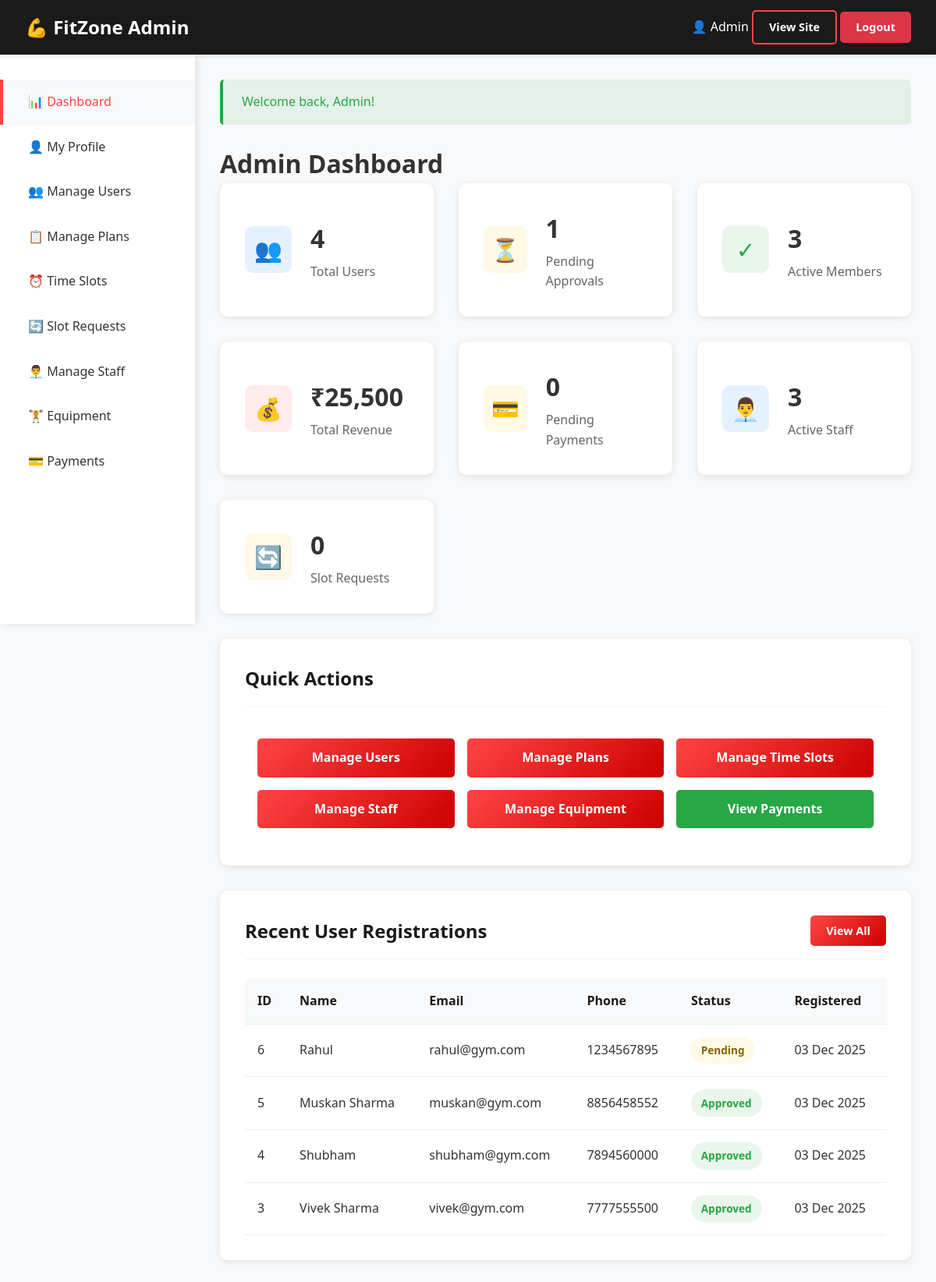
Page /admin/dashboard.php (signed in) on the committed database.
### tables this page shows
CREATE TABLE `users` (
  `id` int(11) NOT NULL,
  `name` varchar(100) NOT NULL,
  `email` varchar(100) NOT NULL,
  `phone` varchar(15) DEFAULT NULL,
  `gender` enum('male','female','other') DEFAULT NULL,
  `profile_image` varchar(255) DEFAULT NULL,
  `password` varchar(255) NOT NULL,
  `role` enum('admin','user') DEFAULT 'user',
  `status` enum('pending','approved','blocked') DEFAULT 'pending',
  `created_at` timestamp NOT NULL DEFAULT current_timestamp(),
  `updated_at` timestamp NOT NULL DEFAULT current_timestamp() ON UPDATE current_timestamp()
);

### admin/dashboard.php (the view, shortened to what this page needs)
<?php
require_once '../includes/functions.php';
$db = getDB();
$totalUsers = $db->query("SELECT COUNT(*) as count FROM users WHERE role = 'user'")->fetch_assoc()['count'];
$pendingUsers = $db->query("SELECT COUNT(*) as count FROM users WHERE role = 'user' AND status = 'pending'")->fetch_assoc()['count'];
$activeMembers = $db->query("SELECT COUNT(*) as count FROM members WHERE status = 'active'")->fetch_assoc()['count'];
$totalRevenue = $db->query("SELECT SUM(amount) as total FROM payments WHERE status = 'paid'")->fetch_assoc()['total'] ?? 0;
$pendingPayments = $db->query("SELECT COUNT(*) as count FROM payments WHERE status = 'pending'")->fetch_assoc()['count'];
$totalStaff = $db->query("SELECT COUNT(*) as count FROM staff WHERE status = 'active'")->fetch_assoc()['count'];
$pendingSlotRequests = $db->query("SELECT COUNT(*) as count FROM slot_requests WHERE status = 'pending'")->fetch_assoc()['count'];
$recentUsers = $db->query("SELECT * FROM users WHERE role = 'user' ORDER BY created_at DESC LIMIT 5")->fetch_all(MYSQLI_ASSOC);
?>
<!DOCTYPE html>
<html lang="en">
<head>
    <link rel="stylesheet" href="../assets/css/style.css">
</head>
<body class="dashboard">
    <?php include 'includes/header.php'; ?>
    <?php include 'includes/sidebar.php'; ?>
    <main class="dashboard-content">
        <h1>Admin Dashboard</h1>
        <div class="stats-grid">
            <div class="stat-card">
                <div class="stat-icon blue">👥</div>
                <div class="stat-info">
                    <h3><?php echo $totalUsers; ?></h3>
                    <p>Total Users</p>
                </div>
            </div>
            <div class="stat-card">
                <div class="stat-icon yellow">⏳</div>
                <div class="stat-info">
                    <h3><?php echo $pendingUsers; ?></h3>
                    <p>Pending Approvals</p>
                </div>
            </div>
            <div class="stat-card">
                <div class="stat-icon green">✓</div>
                <div class="stat-info">
                    <h3><?php echo $activeMembers; ?></h3>
                    <p>Active Members</p>
                </div>
            </div>
            <div class="stat-card">
                <div class="stat-icon red">💰</div>
                <div class="stat-info">
                    <h3>₹<?php echo number_format($totalRevenue, 0); ?></h3>
                    <p>Total Revenue</p>
                </div>
            </div>
            <div class="stat-card">
                <div class="stat-icon yellow">💳</div>
                <div class="stat-info">
                    <h3><?php echo $pendingPayments; ?></h3>
                    <p>Pending Payments</p>
                </div>
            </div>
            <div class="stat-card">
                <div class="stat-icon blue">👨‍💼</div>
                <div class="stat-info">
                    <h3><?php echo $totalStaff; ?></h3>
                    <p>Active Staff</p>
                </div>
            </div>
            <div class="stat-card">
                <div class="stat-icon yellow">🔄</div>
                <div class="stat-info">
                    <h3><?php echo $pendingSlotRequests; ?></h3>
                    <p>Slot Requests</p>
                </div>
            </div>
        </div>
        <div class="card">
            <div class="card-header">
                <h3>Quick Actions</h3>
            </div>
            <div class="quick-actions-grid">
                <a href="manage_users.php" class="btn btn-primary">Manage Users</a>
                <a href="manage_plans.php" class="btn btn-primary">Manage Plans</a>
                <a href="manage_slots.php" class="btn btn-primary">Manage Time Slots</a>
                <a href="manage_staff.php" class="btn btn-primary">Manage Staff</a>
                <a href="manage_equipment.php" class="btn btn-primary">Manage Equipment</a>
                <a href="payments.php" class="btn btn-success">View Payments</a>
            </div>
        </div>
        <div class="card">
            <div class="card-header">
                <h3>Recent User Registrations</h3>
                <a href="manage_users.php" class="btn btn-sm btn-primary">View All</a>
            </div>
            <div class="table-responsive">
                <table>
                    <thead>
                        <tr>
                            <th>ID</th>
                            <th>Name</th>
                            <th>Email</th>
                            <th>Phone</th>
                            <th>Status</th>
                            <th>Registered</th>
                        </tr>
                    </thead>
                    <tbody>
                        <?php if (!empty($recentUsers)): ?>
                            <?php foreach ($recentUsers as $user): ?>
                                <tr>
                                    <td><?php echo $user['id']; ?></td>
                                    <td><?php echo htmlspecialchars($user['name']); ?></td>
                                    <td><?php echo htmlspecialchars($user['email']); ?></td>
                                    <td><?php echo htmlspecialchars($user['phone']); ?></td>
                                    <td>
                                        <?php if ($user['status'] === 'approved'): ?>
                                            <span class="badge badge-success">Approved</span>
                                        <?php elseif ($user['status'] === 'pending'): ?>
                                            <span class="badge badge-warning">Pending</span>
                                        <?php else: ?>
                                            <span class="badge badge-danger">Blocked</span>
                                        <?php endif; ?>
                                    </td>
                                    <td><?php echo formatDate($user['created_at']); ?></td>
                                </tr>
                            <?php endforeach; ?>
                        <?php else: ?>
                            <tr>
                                <td colspan="6" style="text-align: center;">No recent registrations</td>
                            </tr>
                        <?php endif; ?>
                    </tbody>
                </table>
            </div>
        </div>
    </main>
</body>
</html>

### assets/css/style.css (style rules this page uses)
:root { --primary-color: #ff4444; --secondary-color: #1a1a1a; --text-light: #ffffff; --text-dark: #333333; --bg-light: #f8f9fa; --bg-dark: #222222; --accent-color: #ffd700; --success-color: #28a745; --danger-color: #dc3545; --warning-color: #ffc107; }
* { margin: 0; padding: 0; box-sizing: border-box; scroll-behavior: smooth; }
body { font-family: 'Segoe UI', Tahoma, Geneva, Verdana, sans-serif; line-height: 1.6; color: var(--text-dark); overflow-x: hidden; }
.btn { display: inline-block; padding: 12px 30px; text-decoration: none; border-radius: 5px; font-weight: 600; transition: all 0.3s ease; cursor: pointer; border: none; font-size: 1rem; }
.btn-primary { background: linear-gradient(135deg, var(--primary-color), #cc0000); color: var(--text-light); }
.btn-success { background: var(--success-color); color: var(--text-light); }
.btn-sm { padding: 8px 20px; font-size: 0.9rem; }
.dashboard { min-height: 100vh; background: var(--bg-light); }
.dashboard-content { margin-left: 250px; padding: 2rem; min-height: calc(100vh - 70px); }
.stats-grid { display: grid; grid-template-columns: repeat(auto-fit, minmax(250px, 1fr)); gap: 2rem; margin-bottom: 2rem; }
.stat-card { background: white; padding: 2rem; border-radius: 10px; box-shadow: 0 2px 10px rgba(0,0,0,0.1); display: flex; align-items: center; gap: 1.5rem; transition: 0.3s; }
.stat-icon { width: 60px; height: 60px; border-radius: 10px; display: flex; align-items: center; justify-content: center; font-size: 1.8rem; }
.stat-icon.red { background: rgba(255, 68, 68, 0.1); color: var(--primary-color); }
.stat-icon.green { background: rgba(40, 167, 69, 0.1); color: var(--success-color); }
.stat-icon.blue { background: rgba(0, 123, 255, 0.1); color: #007bff; }
.stat-icon.yellow { background: rgba(255, 193, 7, 0.1); color: var(--warning-color); }
.stat-info h3 { font-size: 2rem; margin-bottom: 0.3rem; }
.stat-info p { color: #666; margin: 0; }
.quick-actions-grid { display: grid; grid-template-columns: repeat(6, 1fr); gap: 1rem; padding: 1rem; }
.quick-actions-grid .btn { white-space: nowrap; overflow: hidden; text-overflow: ellipsis; text-align: center; padding: 0.75rem 1rem; font-size: 0.9rem; min-width: 0; }
@media (max-width: 1400px) { .quick-actions-grid { grid-template-columns: repeat(3, 1fr); } }
@media (max-width: 1400px) { .quick-actions-grid .btn { font-size: 1rem; } }
.card { background: white; border-radius: 10px; box-shadow: 0 2px 10px rgba(0,0,0,0.1); padding: 2rem; margin-bottom: 2rem; }
.card-header { margin-bottom: 1.5rem; padding-bottom: 1rem; border-bottom: 2px solid var(--bg-light); display: flex; justify-content: space-between; align-items: center; }
.card-header h3 { font-size: 1.5rem; color: var(--secondary-color); }
.table-responsive { overflow-x: auto; }
table { width: 100%; border-collapse: collapse; }
table th, table td { padding: 1rem; text-align: left; border-bottom: 1px solid #eee; }
table th { background: var(--bg-light); font-weight: 600; color: var(--secondary-color); }
.badge { display: inline-block; padding: 0.4rem 0.8rem; border-radius: 20px; font-size: 0.85rem; font-weight: 600; }
.badge-success { background: rgba(40, 167, 69, 0.1); color: var(--success-color); }
.badge-warning { background: rgba(255, 193, 7, 0.1); color: #856404; }

### rows in the picture
users: id "6", name "Rahul", email "rahul@gym.com", phone "1234567895", status "Pending", created_at "03 Dec 2025"
users: id "5", name "Muskan Sharma", email "muskan@gym.com", phone "8856458552", status "Approved", created_at "03 Dec 2025"
users: id "4", name "Shubham", email "shubham@gym.com", phone "7894560000", status "Approved", created_at "03 Dec 2025"
users: id "3", name "Vivek Sharma", email "vivek@gym.com", phone "7777555500", status "Approved", created_at "03 Dec 2025"

### other values in the picture
$_SESSION['user_name'] "Admin"
$flash['message'] "Welcome back, Admin!"
$totalUsers "4"
$pendingUsers "1"
$activeMembers "3"
$totalRevenue "25,500"
$pendingPayments "0"
$totalStaff "3"
$pendingSlotRequests "0"
